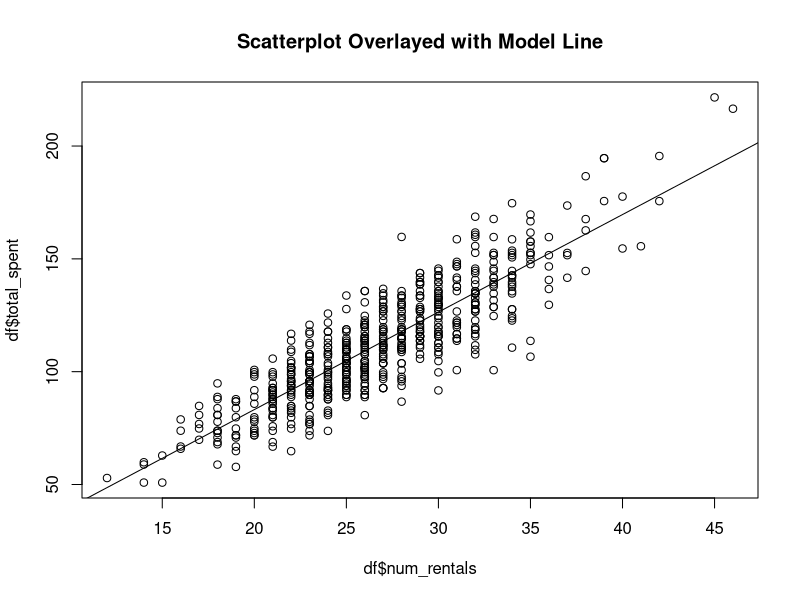
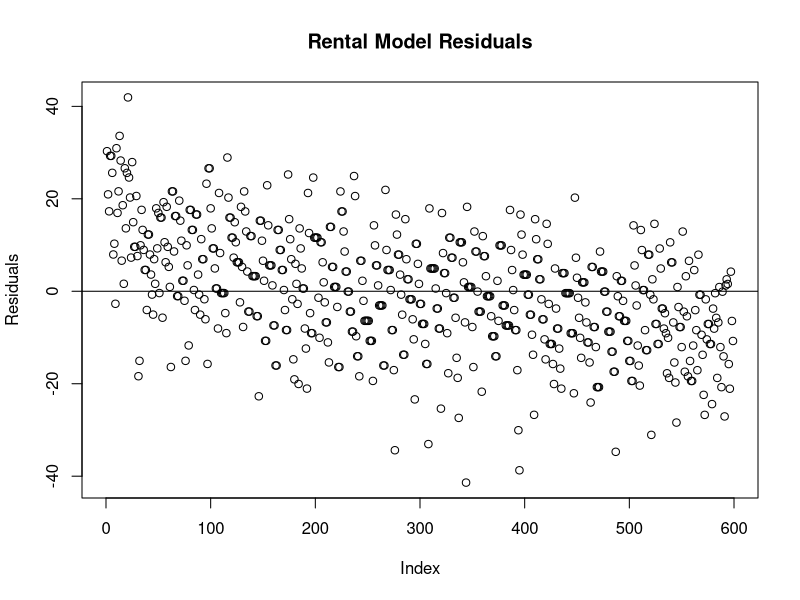
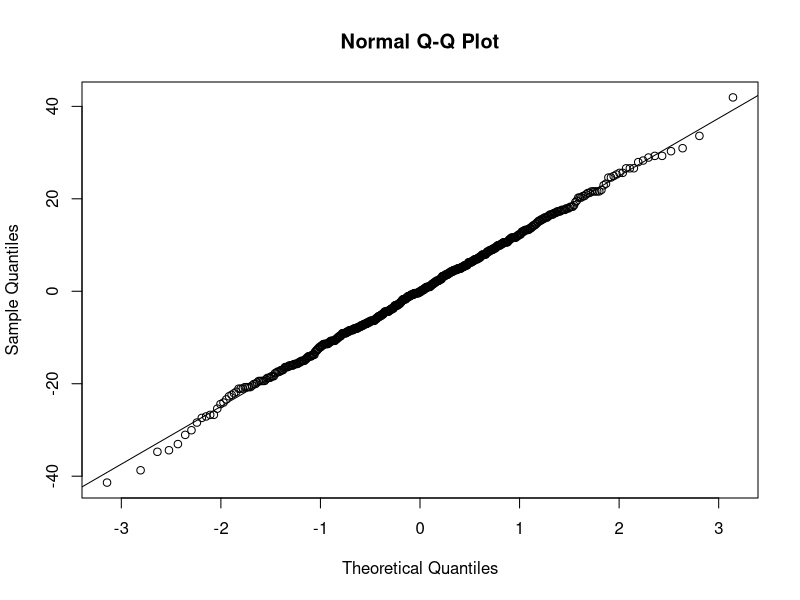

Write the R code that produced these figures, in order.
#Reading in Country Rentals.csv file created from Python File
df <- read.csv("Individual_Rentals.csv")

#Creating Linear Regression Model
RentalModel <- lm(total_spent ~ num_rentals, data = df)

#Rental Model Summary
summary(RentalModel)

#Scatterplot
plot(df$num_rentals, df$total_spent)
title("Scatterplot Overlayed with Model Line")
abline(RentalModel)

#Residual Plots
plot(RentalModel$residuals,
     main = "Rental Model Residuals",
     ylab = "Residuals")
abline(h=0)

#Normal Quantile Line
qqnorm(RentalModel$residuals)
qqline(RentalModel$residuals)
